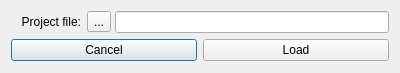
<?xml version="1.0" encoding="UTF-8"?>
<ui version="4.0">
 <class>LoadProject</class>
 <widget class="QDialog" name="LoadProject">
  <property name="geometry">
   <rect>
    <x>0</x>
    <y>0</y>
    <width>400</width>
    <height>73</height>
   </rect>
  </property>
  <property name="windowTitle">
   <string>Dialog</string>
  </property>
  <layout class="QVBoxLayout" name="verticalLayout">
   <item>
    <layout class="QHBoxLayout" name="horizontalLayout_3">
     <item>
      <widget class="QLabel" name="projectLocationLabel">
       <property name="minimumSize">
        <size>
         <width>70</width>
         <height>0</height>
        </size>
       </property>
       <property name="text">
        <string>Project file:</string>
       </property>
       <property name="alignment">
        <set>Qt::AlignRight|Qt::AlignTrailing|Qt::AlignVCenter</set>
       </property>
      </widget>
     </item>
     <item>
      <layout class="QHBoxLayout" name="horizontalLayout_4">
       <property name="spacing">
        <number>4</number>
       </property>
       <item>
        <widget class="QToolButton" name="projectLocationDialog">
         <property name="text">
          <string>...</string>
         </property>
        </widget>
       </item>
       <item>
        <widget class="QLineEdit" name="projectLocation"/>
       </item>
      </layout>
     </item>
    </layout>
   </item>
   <item>
    <layout class="QHBoxLayout" name="horizontalLayout_2">
     <item>
      <widget class="QPushButton" name="cancelButton">
       <property name="text">
        <string>Cancel</string>
       </property>
      </widget>
     </item>
     <item>
      <widget class="QPushButton" name="loadButton">
       <property name="text">
        <string>Load</string>
       </property>
      </widget>
     </item>
    </layout>
   </item>
  </layout>
 </widget>
 <resources/>
 <connections/>
</ui>
